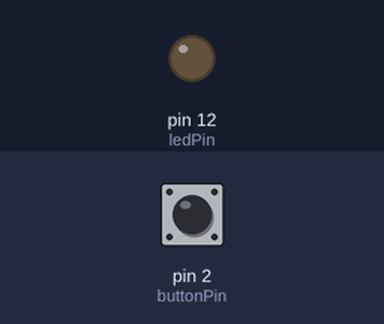
Recording of a sketch running on a simulated Arduino Uno, built with avr-gcc and run on an emulated ATmega328P. Shown: output pins drawn as LEDs (lit = HIGH). Dashed ring = blinking. The test bench sets the inputs (shaded band); at power-on: pin 2 (buttonPin) LOW.

Above: at 1.2 s.
1.3 s: pin 2 (buttonPin) pulled HIGH for 1 s
At 3.4 s:
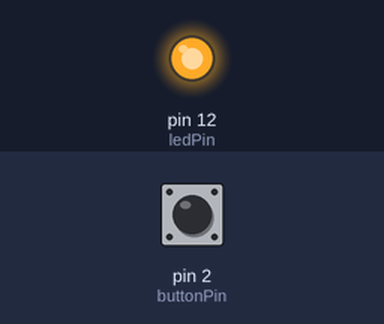
3.8 s: pin 2 (buttonPin) pulled HIGH for 3.2 s
At 4.1 s:
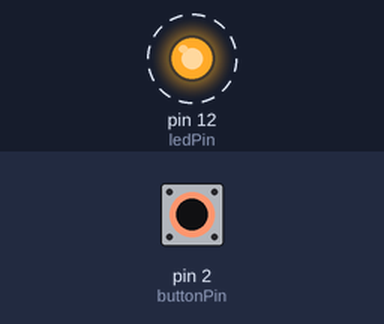
8.5 s: pin 2 (buttonPin) pulled HIGH for 0.25 s
At 9.4 s:
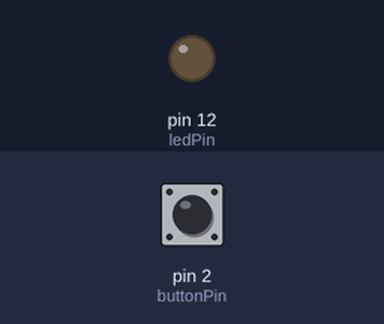
Timing chart, 0 to 11.5 s (numbered marks = the images above; inputs shaded):
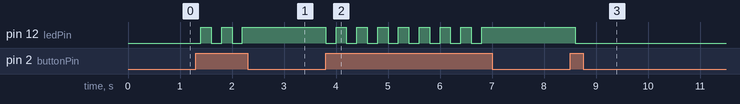

Measured:
- after the input at 1.3 s, pin 12 (ledPin): alternates HIGH for 0.20 s and LOW for 0.20 s, 5 changes in all, then stays HIGH, starting after 0.10 s
- after the input at 3.8 s, pin 12 (ledPin): alternates HIGH for 0.20 s and LOW for 0.20 s, 16 changes in all, then stays HIGH, starting at once
- after the input at 8.5 s, pin 12 (ledPin): HIGH → LOW after 0.10 s

The sketch:

led_switch.ino
```cpp
const int ledPin = 12;
const int buttonPin = 2;

int ledState = LOW;

void setup() {
  pinMode(ledPin, OUTPUT);
  pinMode(buttonPin, INPUT);
}

void loop() {
  int buttonState = digitalRead(buttonPin);

  if (buttonState == HIGH){
      ledState = !ledState;
      digitalWrite(ledPin, ledState);
  }

  delay(200);
}
```
